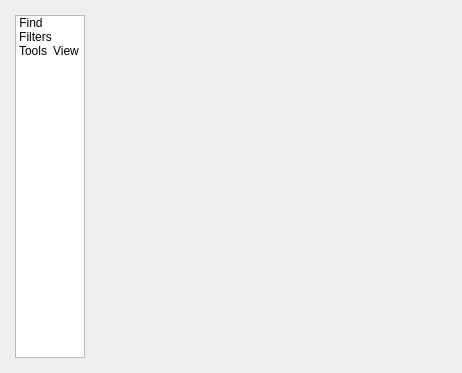
<?xml version="1.0" encoding="UTF-8"?>
<ui version="4.0">
 <class>SettingsFrameView</class>
 <widget class="QDockWidget" name="SettingsFrameView">
  <property name="geometry">
   <rect>
    <x>0</x>
    <y>0</y>
    <width>435</width>
    <height>373</height>
   </rect>
  </property>
  <property name="floating">
   <bool>true</bool>
  </property>
  <property name="windowTitle">
   <string>Frame View Settings</string>
  </property>
  <widget class="QWidget" name="dockWidgetContents">
   <layout class="QVBoxLayout" name="verticalLayout">
    <item>
     <layout class="QHBoxLayout" name="horizontalLayout">
      <property name="margin">
       <number>6</number>
      </property>
      <item>
       <widget class="QListWidget" name="iconWidget">
        <property name="maximumSize">
         <size>
          <width>16777215</width>
          <height>16777215</height>
         </size>
        </property>
        <property name="frameShadow">
         <enum>QFrame::Plain</enum>
        </property>
        <property name="lineWidth">
         <number>0</number>
        </property>
        <property name="verticalScrollBarPolicy">
         <enum>Qt::ScrollBarAlwaysOff</enum>
        </property>
        <property name="horizontalScrollBarPolicy">
         <enum>Qt::ScrollBarAlwaysOff</enum>
        </property>
        <property name="iconSize">
         <size>
          <width>48</width>
          <height>48</height>
         </size>
        </property>
        <property name="viewMode">
         <enum>QListView::IconMode</enum>
        </property>
        <item>
         <property name="text">
          <string>Find</string>
         </property>
         <property name="icon">
          <iconset resource="resources.qrc">
           <normaloff>:/images/find.ico</normaloff>:/images/find.ico</iconset>
         </property>
        </item>
        <item>
         <property name="text">
          <string>Filters</string>
         </property>
         <property name="icon">
          <iconset resource="resources.qrc">
           <normaloff>:/images/filter.ico</normaloff>:/images/filter.ico</iconset>
         </property>
        </item>
        <item>
         <property name="text">
          <string>Tools</string>
         </property>
         <property name="icon">
          <iconset resource="resources.qrc">
           <normaloff>:/images/tools.ico</normaloff>:/images/tools.ico</iconset>
         </property>
        </item>
        <item>
         <property name="text">
          <string>View</string>
         </property>
         <property name="icon">
          <iconset resource="resources.qrc">
           <normaloff>:/images/view.ico</normaloff>:/images/view.ico</iconset>
         </property>
        </item>
       </widget>
      </item>
      <item>
       <widget class="QStackedWidget" name="stackedWidget">
        <property name="currentIndex">
         <number>1</number>
        </property>
        <widget class="QWidget" name="findPage"/>
        <widget class="QWidget" name="filtersPage">
         <layout class="QGridLayout" name="gridLayout_3">
          <item row="0" column="0">
           <widget class="FilterWidget" name="widget" native="true"/>
          </item>
         </layout>
        </widget>
        <widget class="QWidget" name="toolsPage">
         <layout class="QVBoxLayout" name="verticalLayout_2">
          <item>
           <layout class="QGridLayout" name="gridLayout_2">
            <property name="margin">
             <number>0</number>
            </property>
            <item row="1" column="0">
             <widget class="QPushButton" name="applyButton">
              <property name="text">
               <string>Apply</string>
              </property>
             </widget>
            </item>
            <item row="2" column="3">
             <widget class="QPushButton" name="fitAllButton">
              <property name="text">
               <string>Fit All</string>
              </property>
             </widget>
            </item>
            <item row="2" column="0">
             <widget class="QLabel" name="label_3">
              <property name="text">
               <string>View :</string>
              </property>
             </widget>
            </item>
            <item row="2" column="2">
             <widget class="QPushButton" name="fitSelectionButton">
              <property name="text">
               <string>Fit Selection</string>
              </property>
             </widget>
            </item>
            <item row="2" column="1">
             <widget class="QPushButton" name="resetButton">
              <property name="text">
               <string>Reset View</string>
              </property>
             </widget>
            </item>
            <item row="1" column="3">
             <widget class="QPushButton" name="saveButton">
              <property name="text">
               <string>Save</string>
              </property>
             </widget>
            </item>
            <item row="1" column="1">
             <widget class="QCheckBox" name="showCheckBox">
              <property name="text">
               <string>show</string>
              </property>
             </widget>
            </item>
            <item row="3" column="3">
             <widget class="QPushButton" name="clearDataButton">
              <property name="text">
               <string>Clear Data</string>
              </property>
             </widget>
            </item>
           </layout>
          </item>
          <item>
           <widget class="QTabWidget" name="tabWidget">
            <property name="currentIndex">
             <number>0</number>
            </property>
            <widget class="QWidget" name="Color">
             <attribute name="title">
              <string>Color</string>
             </attribute>
             <layout class="QHBoxLayout" name="horizontalLayout_2">
              <item>
               <layout class="QGridLayout" name="gridLayout">
                <property name="margin">
                 <number>0</number>
                </property>
                <item row="2" column="1">
                 <widget class="QDoubleSpinBox" name="beginSpinBox">
                  <property name="maximum">
                   <double>0.000000000000000</double>
                  </property>
                  <property name="value">
                   <double>0.000000000000000</double>
                  </property>
                 </widget>
                </item>
                <item row="3" column="1">
                 <widget class="QDoubleSpinBox" name="endSpinBox">
                  <property name="maximum">
                   <double>100.000000000000000</double>
                  </property>
                  <property name="value">
                   <double>100.000000000000000</double>
                  </property>
                 </widget>
                </item>
                <item row="8" column="0">
                 <widget class="QCheckBox" name="color4CheckBox">
                  <property name="text">
                   <string>Color 4</string>
                  </property>
                 </widget>
                </item>
                <item row="5" column="1">
                 <widget class="QDoubleSpinBox" name="color1SpinBox">
                  <property name="decimals">
                   <number>3</number>
                  </property>
                  <property name="maximum">
                   <double>1.000000000000000</double>
                  </property>
                  <property name="singleStep">
                   <double>0.100000000000000</double>
                  </property>
                 </widget>
                </item>
                <item row="5" column="0">
                 <widget class="QCheckBox" name="color1CheckBox">
                  <property name="text">
                   <string>Color 1</string>
                  </property>
                 </widget>
                </item>
                <item row="5" column="2">
                 <widget class="QtColorPicker" name="color1Button">
                  <property name="text">
                   <string/>
                  </property>
                 </widget>
                </item>
                <item row="7" column="1">
                 <widget class="QDoubleSpinBox" name="color3SpinBox">
                  <property name="decimals">
                   <number>3</number>
                  </property>
                  <property name="maximum">
                   <double>1.000000000000000</double>
                  </property>
                  <property name="singleStep">
                   <double>0.100000000000000</double>
                  </property>
                 </widget>
                </item>
                <item row="8" column="2">
                 <widget class="QtColorPicker" name="color4Button">
                  <property name="text">
                   <string/>
                  </property>
                 </widget>
                </item>
                <item row="6" column="0">
                 <widget class="QCheckBox" name="color2CheckBox">
                  <property name="text">
                   <string>Color 2</string>
                  </property>
                 </widget>
                </item>
                <item row="3" column="0">
                 <widget class="QLabel" name="label_2">
                  <property name="text">
                   <string>Interval End</string>
                  </property>
                 </widget>
                </item>
                <item row="6" column="2">
                 <widget class="QtColorPicker" name="color2Button">
                  <property name="text">
                   <string/>
                  </property>
                 </widget>
                </item>
                <item row="6" column="1">
                 <widget class="QDoubleSpinBox" name="color2SpinBox">
                  <property name="decimals">
                   <number>3</number>
                  </property>
                  <property name="maximum">
                   <double>1.000000000000000</double>
                  </property>
                  <property name="singleStep">
                   <double>0.100000000000000</double>
                  </property>
                 </widget>
                </item>
                <item row="2" column="0">
                 <widget class="QLabel" name="label">
                  <property name="text">
                   <string>Interval Begin</string>
                  </property>
                 </widget>
                </item>
                <item row="4" column="0" colspan="3">
                 <widget class="Line" name="line">
                  <property name="orientation">
                   <enum>Qt::Horizontal</enum>
                  </property>
                 </widget>
                </item>
                <item row="7" column="2">
                 <widget class="QtColorPicker" name="color3Button">
                  <property name="text">
                   <string/>
                  </property>
                 </widget>
                </item>
                <item row="8" column="1">
                 <widget class="QDoubleSpinBox" name="color4SpinBox">
                  <property name="decimals">
                   <number>3</number>
                  </property>
                  <property name="maximum">
                   <double>1.000000000000000</double>
                  </property>
                  <property name="singleStep">
                   <double>0.100000000000000</double>
                  </property>
                  <property name="value">
                   <double>1.000000000000000</double>
                  </property>
                 </widget>
                </item>
                <item row="7" column="0">
                 <widget class="QCheckBox" name="color3CheckBox">
                  <property name="text">
                   <string>Color 3</string>
                  </property>
                 </widget>
                </item>
               </layout>
              </item>
             </layout>
            </widget>
           </widget>
          </item>
         </layout>
        </widget>
        <widget class="QWidget" name="viewPage"/>
       </widget>
      </item>
     </layout>
    </item>
   </layout>
  </widget>
 </widget>
 <customwidgets>
  <customwidget>
   <class>FilterWidget</class>
   <extends>QWidget</extends>
   <header>filterwidget.h</header>
   <container>1</container>
  </customwidget>
  <customwidget>
   <class>QtColorPicker</class>
   <extends>QPushButton</extends>
   <header>../qtsln/qtcolorpicker/qtcolorpicker.h</header>
  </customwidget>
 </customwidgets>
 <resources>
  <include location="resources.qrc"/>
 </resources>
 <connections>
  <connection>
   <sender>color1CheckBox</sender>
   <signal>toggled(bool)</signal>
   <receiver>color1SpinBox</receiver>
   <slot>setEnabled(bool)</slot>
   <hints>
    <hint type="sourcelabel">
     <x>73</x>
     <y>71</y>
    </hint>
    <hint type="destinationlabel">
     <x>199</x>
     <y>71</y>
    </hint>
   </hints>
  </connection>
  <connection>
   <sender>color1CheckBox</sender>
   <signal>toggled(bool)</signal>
   <receiver>color1Button</receiver>
   <slot>setEnabled(bool)</slot>
   <hints>
    <hint type="sourcelabel">
     <x>73</x>
     <y>71</y>
    </hint>
    <hint type="destinationlabel">
     <x>326</x>
     <y>72</y>
    </hint>
   </hints>
  </connection>
  <connection>
   <sender>color2CheckBox</sender>
   <signal>toggled(bool)</signal>
   <receiver>color2SpinBox</receiver>
   <slot>setEnabled(bool)</slot>
   <hints>
    <hint type="sourcelabel">
     <x>73</x>
     <y>128</y>
    </hint>
    <hint type="destinationlabel">
     <x>199</x>
     <y>128</y>
    </hint>
   </hints>
  </connection>
  <connection>
   <sender>color2CheckBox</sender>
   <signal>toggled(bool)</signal>
   <receiver>color2Button</receiver>
   <slot>setEnabled(bool)</slot>
   <hints>
    <hint type="sourcelabel">
     <x>73</x>
     <y>128</y>
    </hint>
    <hint type="destinationlabel">
     <x>326</x>
     <y>129</y>
    </hint>
   </hints>
  </connection>
  <connection>
   <sender>iconWidget</sender>
   <signal>currentRowChanged(int)</signal>
   <receiver>stackedWidget</receiver>
   <slot>setCurrentIndex(int)</slot>
   <hints>
    <hint type="sourcelabel">
     <x>45</x>
     <y>196</y>
    </hint>
    <hint type="destinationlabel">
     <x>250</x>
     <y>196</y>
    </hint>
   </hints>
  </connection>
 </connections>
</ui>
